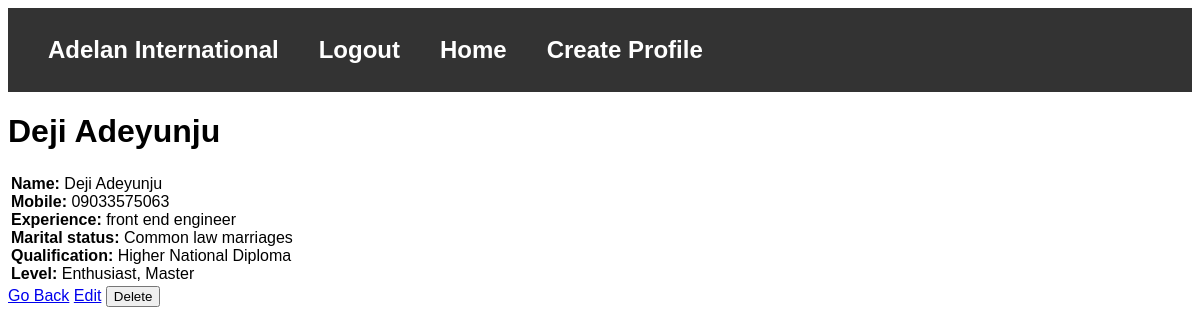
/staff/10 (signed in), run on the app's committed database.
### Staffs/models.py (models this page shows, shortened)
class Staffs_profile(models.Model):
    name = models.CharField(max_length=50, null= False, blank = False)
    mobile = models.CharField(max_length=11, null= False, blank = False)
    levels = models.ManyToManyField('Level')
    qualifications = models.ManyToManyField('Qualification')
    experience = models.CharField(max_length=500, null= False, blank = False)
    marital_status = models.ManyToManyField('Relationship')

class Relationship(models.Model):
    status = models.CharField(max_length=20, null= False, blank = False)

class Qualification(models.Model):
    education = models.CharField(max_length=50, null= False, blank = False)

class Level(models.Model):
    rank = models.CharField(max_length= 30, null= False, blank = False)

### Staffs/views.py (the view)
# urls.py: path('staff/<int:pk>', views.Staffprofile, name = 'staff_profile' ),
@login_required(login_url='login')
def Staffprofile(request,pk):
   staff = Staffs_profile.objects.get(id=pk)
   return render(request, 'profile_page.html', {'staff':staff})

### template/profile_page.html (shortened to what this page needs)
{% extends 'base.html' %}
{% block content %}
    <div class="container">
        <h1>{{ staff.name }}</h1>
        <table>
            <tr>
                <td>
                    <strong>Name:</strong> {{ staff.name }} <br>
                    <strong>Mobile:</strong> {{ staff.mobile }} <br>
                    <strong>Experience:</strong> {{ staff.experience }} <br>
                    <strong>Marital status:</strong>
                    {% if staff.marital_status.all %}
                        {% for marital_status in staff.marital_status.all %}
                            {{ marital_status.status }}{% if not forloop.last %}, {% endif %}
                        {% endfor %}
                    {% else %}
                        No Relationship assigned
                    {% endif %}
                    <br>
                    <strong>Qualification:</strong>
                    {% if staff.qualifications.all %}
                        {% for qualification in staff.qualifications.all %}
                            {{ qualification.education }}{% if not forloop.last %}, {% endif %}
                        {% endfor %}
                    {% else %}
                        No qualification assigned
                    {% endif %}
                    <br>
                    <strong>Level:</strong>
                    {% if staff.levels.all %}
                        {% for level in staff.levels.all %}
                            {{ level.rank }}{% if not forloop.last %}, {% endif %}
                        {% endfor %}
                    {% else %}
                        No level assigned
                    {% endif %}
                </td>
            </tr>
        </table>
        <div class="actions">
            <a href="{% url 'Home' %}" class="btn btn-secondary mb-2">Go Back</a>
            <a href="{% url 'edit' staff.id %}" class="btn btn-success mb-2">Edit</a>
            <form action="{% url 'delete' staff.id %}" method="POST" style="display:inline;">
                <button type="submit" class="btn btn-danger mb-2" onclick="return confirm('Are you sure you want to delete this staff?')">Delete</button>
            </form>
        </div>
    </div>
{% endblock %}

### template/navbar.html (style rules this page uses)
body { font-family: Arial, sans-serif; }

### data on the page
Staffs_profile: name "Deji Adeyunju", mobile "09033575063", experience "front end engineer"
Relationship: status "Common law marriages"
Qualification: education "Higher National Diploma"
Level: rank "Enthusiast"
Level: rank "Master"
